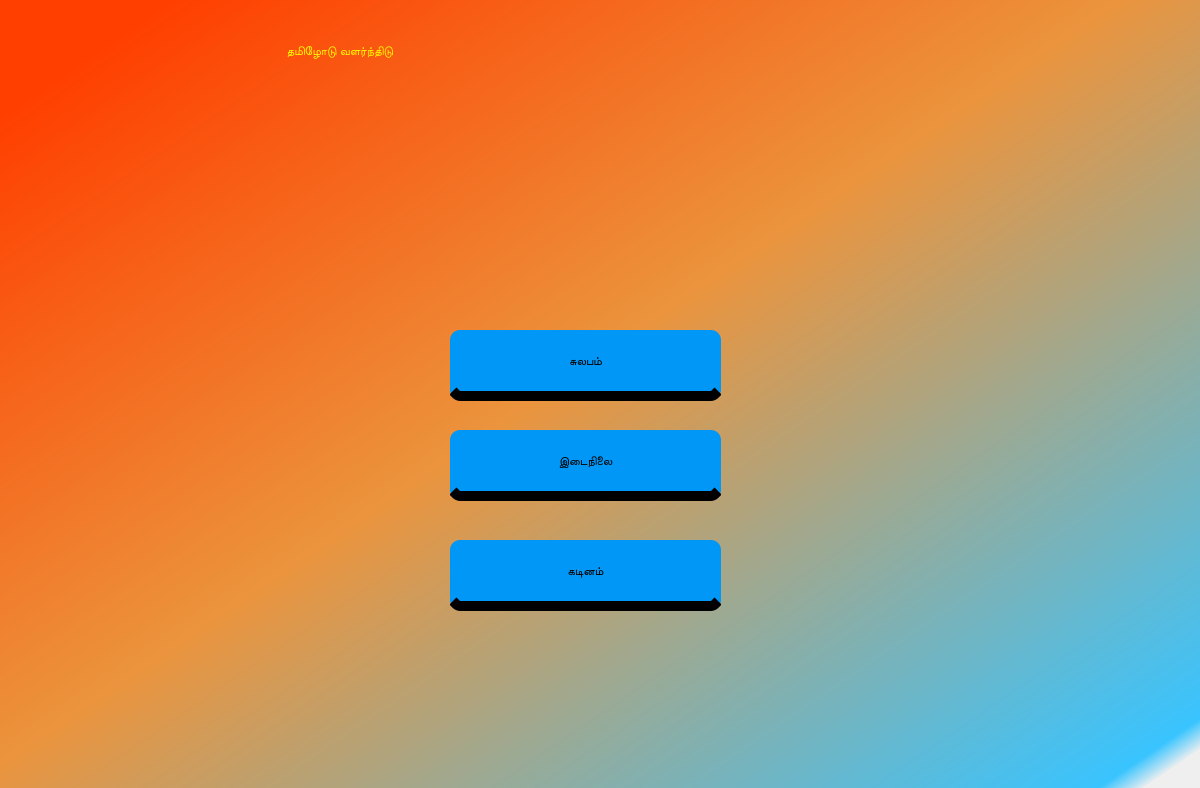
<?xml version="1.0" encoding="UTF-8"?>
<ui version="4.0">
 <class>Dialog</class>
 <widget class="QDialog" name="Dialog">
  <property name="geometry">
   <rect>
    <x>0</x>
    <y>0</y>
    <width>1200</width>
    <height>788</height>
   </rect>
  </property>
  <property name="windowTitle">
   <string>Dialog</string>
  </property>
  <widget class="QWidget" name="Background" native="true">
   <property name="geometry">
    <rect>
     <x>0</x>
     <y>0</y>
     <width>1200</width>
     <height>800</height>
    </rect>
   </property>
   <property name="styleSheet">
    <string notr="true">#Background{
background-color: qlineargradient(spread:pad, x1:0, y1:0, x2:0.98, y2:0.949, stop:0.0746269 rgba(255, 63, 0, 255), stop:0.487562 rgba(235, 148, 61, 255), stop:0.98 rgba(57, 196, 255, 255), stop:1 rgba(0, 0, 0, 0));
}</string>
   </property>
   <widget class="QLabel" name="label">
    <property name="geometry">
     <rect>
      <x>250</x>
      <y>-20</y>
      <width>711</width>
      <height>141</height>
     </rect>
    </property>
    <property name="styleSheet">
     <string notr="true">
color: #FFF600;
font: 24pt &quot;MS Shell Dlg 2&quot;;</string>
    </property>
    <property name="text">
     <string>           தமிழோடு வளர்ந்திடு</string>
    </property>
   </widget>
   <widget class="QPushButton" name="easy">
    <property name="geometry">
     <rect>
      <x>450</x>
      <y>330</y>
      <width>271</width>
      <height>71</height>
     </rect>
    </property>
    <property name="styleSheet">
     <string notr="true">QPushButton {font: 22pt &quot;Games&quot;;
    border-bottom: 10px solid #000000;
    border-radius: 10px;
	 background-color:#0197f6;
    min-width: 1px;
}

QPushButton:pressed {
border-bottom: 5px solid #74b3ce;
    border-radius: 10px;
     background-color:rgb(255, 170, 127);
}
</string>
    </property>
    <property name="text">
     <string>சுலபம்</string>
    </property>
   </widget>
   <widget class="QPushButton" name="intermediate">
    <property name="geometry">
     <rect>
      <x>450</x>
      <y>430</y>
      <width>271</width>
      <height>71</height>
     </rect>
    </property>
    <property name="styleSheet">
     <string notr="true">QPushButton {font: 22pt &quot;Games&quot;;
    border-bottom: 10px solid #000000;
    border-radius: 10px;
	 background-color:#0197f6;
    min-width: 1px;
}

QPushButton:pressed {
border-bottom: 5px solid #74b3ce;
    border-radius: 10px;
     background-color:rgb(255, 170, 127);
}
</string>
    </property>
    <property name="text">
     <string>இடைநிலை</string>
    </property>
   </widget>
   <widget class="QPushButton" name="hard">
    <property name="geometry">
     <rect>
      <x>450</x>
      <y>540</y>
      <width>271</width>
      <height>71</height>
     </rect>
    </property>
    <property name="styleSheet">
     <string notr="true">QPushButton {font: 22pt &quot;Games&quot;;
    border-bottom: 10px solid #000000;
    border-radius: 10px;
	 background-color:#0197f6;
    min-width: 1px;
}

QPushButton:pressed {
border-bottom: 5px solid #74b3ce;
    border-radius: 10px;
     background-color:rgb(255, 170, 127);
}
</string>
    </property>
    <property name="text">
     <string>கடினம்</string>
    </property>
   </widget>
   <widget class="QLabel" name="BG">
    <property name="geometry">
     <rect>
      <x>0</x>
      <y>0</y>
      <width>1200</width>
      <height>800</height>
     </rect>
    </property>
    <property name="text">
     <string/>
    </property>
   </widget>
   <zorder>BG</zorder>
   <zorder>easy</zorder>
   <zorder>hard</zorder>
   <zorder>intermediate</zorder>
   <zorder>label</zorder>
  </widget>
 </widget>
 <resources/>
 <connections/>
</ui>
